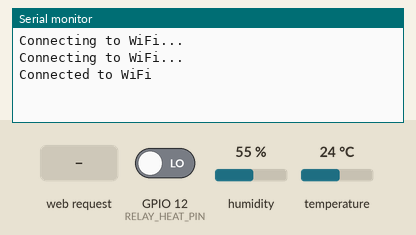
This sketch was run on a simulated ESP32. Parts: the last lines printed to the serial monitor. The test bench sets the inputs (shaded band); at power-on: GPIO 12 (RELAY_HEAT_PIN) LOW, humidity 55 %, temperature 24 °C. WiFi joins after 1.5 s; servers stay silent unless stated.

Above: at 3.2 s.
3.3 s: GPIO 12 (RELAY_HEAT_PIN) driven HIGH
At 4.9 s:
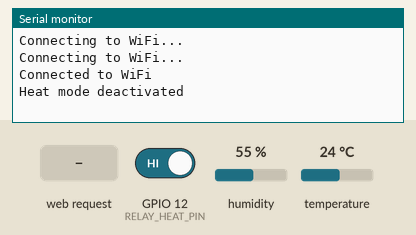
7.5 s: HTTP request GET /mode/heat received
At 7.9 s:
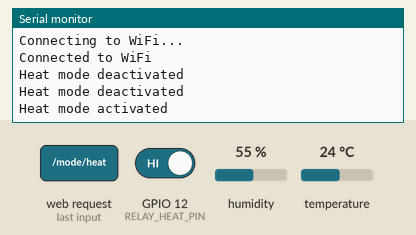
9.0 s: HTTP request GET /mode/cool received
At 9.8 s:
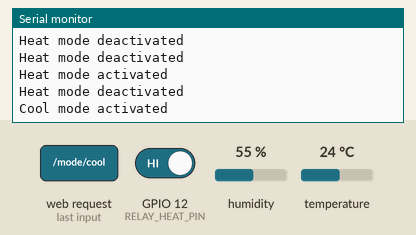
10.5 s: HTTP request GET /mode/off received
At 11.0 s:
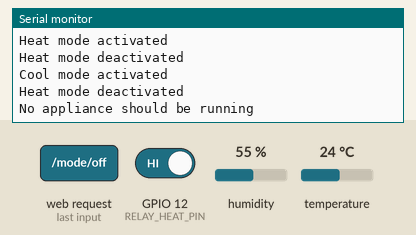

Measured:
- after the input at 3.3 s, the serial monitor: prints a new line after 0.70 s (image 1)
- after the input at 7.5 s, the serial monitor: prints a new line at once (image 2)
- after the input at 9.0 s, the serial monitor: prints a new line at once (image 3)
- after the input at 10.5 s, the serial monitor: prints a new line at once (image 4)

The sketch:

esp32-therm.ino
```cpp
#include <WiFi.h>
#include <ESPAsyncWebServer.h>
#include <DHT.h>

// Constants
#define DHTPIN 4       // Digital pin connected to the DHT sensor
#define DHTTYPE DHT11  // DHT 11 (AM2302)
const char *ssid = "<your-ssid>";
const char *password = "<your-wifi-password>";
#define RELAY_HEAT_PIN 12  // GPIO pin for heat relay
#define RELAY_COOL_PIN 14  // GPIO pin for cool relay

// Create AsyncWebServer object on port 80
AsyncWebServer server(80);

DHT dht(DHTPIN, DHTTYPE);
float temperature = 0.0;
float setTemperature = 68.0;  // Temperature threshold in Fahrenheit

void setup() {
  Serial.begin(115200);
  dht.begin();

  // Connect to WiFi network with SSID and password
  WiFi.begin(ssid, password);
  while (WiFi.status() != WL_CONNECTED) {
    delay(1000);
    Serial.println("Connecting to WiFi...");
  }
  Serial.println("Connected to WiFi");

  // Serve HTML page with buttons and input box
  server.on("/", HTTP_GET, [](AsyncWebServerRequest *request) {
    String html = "<!DOCTYPE html>";
    html += "<html><head><title>ESP32 Thermostat</title></head>";
    html += "<body>";
    html += "<h1>Temperature: " + String(temperature) + " °F</h1>";
    html += "<button onclick='location.href=\"/mode/heat\"'>Activate Heat</button><br>";
    html += "<button onclick='location.href=\"/mode/cool\"'>Activate Cool</button><br>";
    html += "<button onclick='location.href=\"/mode/off\"'>Turn Off</button><br>";
    // Input box for setting temperature
    html += "<form method='post' action='/settemp'>";
    html += "<label>Set Temperature (°C): </label>";
    html += "<input type='number' name='temp' min='-50' max='100' value='temp'>";
    html += "<button type='submit'>Submit</button><br>";
    html += "</form>";
    html += "</body></html>";
    request->send(200, "text/html", html);
  });

  // Setup WebServer routes
  server.on("/mode/heat", HTTP_GET, [](AsyncWebServerRequest *request) {
    digitalWrite(RELAY_HEAT_PIN, HIGH);  // Turn on heat
    digitalWrite(RELAY_COOL_PIN, LOW);   // Turn off cool
    Serial.println("Heat mode activated");
    request->send(200, "text/plain", "Heat mode activated");
  });

  server.on("/mode/cool", HTTP_GET, [](AsyncWebServerRequest *request) {
    digitalWrite(RELAY_HEAT_PIN, LOW);   // Turn off heat
    digitalWrite(RELAY_COOL_PIN, HIGH);  // Turn on cool
    Serial.println("Cool mode activated");
    request->send(200, "text/plain", "Cool mode activated");
  });

  server.on("/mode/off", HTTP_GET, [](AsyncWebServerRequest *request) {
    digitalWrite(RELAY_HEAT_PIN, LOW);  // Turn off heat
    digitalWrite(RELAY_COOL_PIN, LOW);  // Turn off cool
    Serial.println("No appliance should be running");
    request->send(200, "text/plain", "No appliance should be running");
  });

  server.on("/temp/c", HTTP_GET, [](AsyncWebServerRequest *request) {
    String tempString = String(temperature);
    request->send(200, "text/plain", tempString);
  });

  server.on("/settemp", HTTP_POST, [](AsyncWebServerRequest *request) {
    // Get the "temp" parameter from the request
    AsyncWebParameter *param = request->getParam("temp");

    if (param && param->isPost()) {              // Check if the parameter exists and is a POST parameter
      float newTemp = param->value().toFloat();  // Convert the parameter value to float

      if (!isnan(newTemp)) {
        setTemperature = newTemp;
      }

      Serial.println("Set temperature to " + String(setTemperature) + "F");
      request->send(200, "text/plain", "Set temperature to " + String(setTemperature) + "F");
    } else {
      request->send(400, "text/plain", "Invalid or missing 'temp' parameter");
    }
  });

  // Start server
  server.begin();
}

void loop() {
  static unsigned long previousMillis = 0;
  const long interval = 2000;
  unsigned long currentMillis = millis();
  if (currentMillis - previousMillis >= interval) {
    previousMillis = currentMillis;
    float newTemp = dht.readTemperature();
    if (!isnan(newTemp)) {
      // Set to Fahrenheit
      temperature = round((newTemp * 9 / 5) + 32);
    }
    // Turn off heating system if temperature is greater than or equal to set threshold
    if (temperature >= setTemperature && digitalRead(RELAY_HEAT_PIN) == HIGH) {
      digitalWrite(RELAY_HEAT_PIN, LOW);  // Turn off heat
      Serial.println("Heat mode deactivated");
    }
    // Turn off cooling system if temperature is less than or equal to set threshold
    if (temperature <= setTemperature && digitalRead(RELAY_COOL_PIN) == HIGH) {
      digitalWrite(RELAY_COOL_PIN, LOW);  // Turn off cool
      Serial.println("Cool mode deactivated");
    }
  }
}
```
